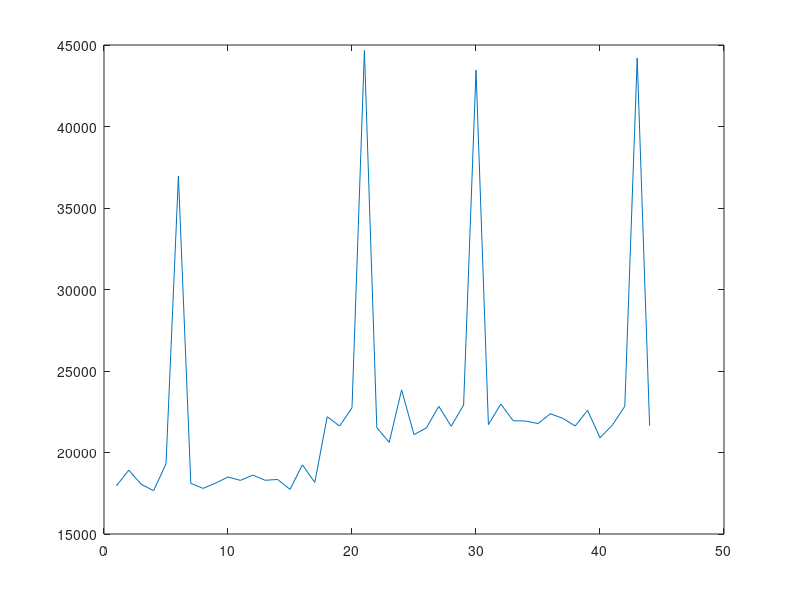

Recreate this plot in MATLAB. (Note: this script raises an error after producing the figure.)
clear;
close all;

fs = 44100;

d = fs / (144 / 60);
dist = repmat(d, 1, 20);
% d = fs ./ (linspace(144, 60, 30) / 60);
% dist = [dist d];
d = fs / (120 / 60);
dist = [dist repmat(d, 1, 30)];

pos = cumsum(dist);
figure(1); clf;
pos = pos + fs/100 * randn(size(pos));

pos = round(pos);
y = zeros(max(pos), 1);
remove = randperm(numel(pos));
remove = remove(1:floor(0.1 * numel(pos)));
pos(remove) = [];
plot(diff(pos)); hold on

y(pos) = 1;

cpt = interval_partition(numel(pos), @(b, e) objfn_tempo(pos, b, e));
if ~isempty(cpt)
    vline(cpt, 'k:')
end

intervals = [[1 cpt]; [cpt numel(pos)]];

for i = 1:size(intervals, 2)
    tempo = fit_tempo(pos(intervals(1, i):intervals(2, i)));
    plot(intervals(:, i), [tempo; tempo], 'r', 'LineWidth', 2)
end
hold off

%{
figure(2); clf;
hold on
for i = 1:size(intervals, 2)
    tempo = fit_tempo(pos(intervals(1, i):intervals(2, i)));
    plot(pos(intervals(:, i)), 60 * fs ./ [tempo; tempo], 'r', 'LineWidth', 2)
end
plot(y * 200)
hold off

%}